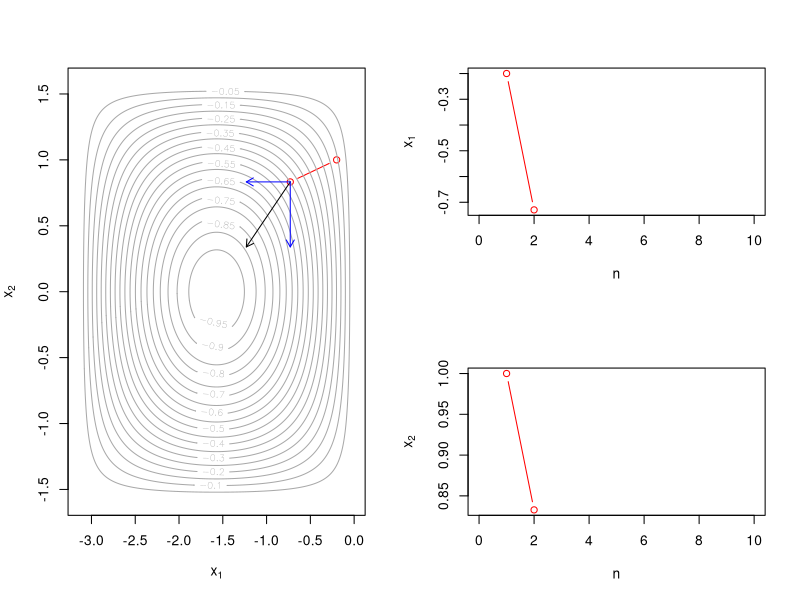

Here is the R script that generated this plot:
# -------------------------------------------------------------------------------------------------#
# Skript zur Darstellung des Gradientenverfahrens  ------------------------------------------------#  
# Am Beispiel des Verfahrens des steilsten Abstiegs -----------------------------------------------#
# Author: Michael Lebacher (michael.lebacher@gmx.de) ----------------------------------------------#
# -------------------------------------------------------------------------------------------------#


# Globale Parameter  ------------------------------------------------------------------------------# 

# Grenzen der Funktion für die wir uns interessieren
x1lim = c(-pi,0) # Entlang der X1-Achse
x2lim = c(-0.5*pi,0.5*pi) # Entlang der X2-Achse

# Starwerte
x0 = c(-0.2,1)

# Schrittweite
gamma = 1

# Maximale Anzahl Schritte
max_steps = 30

# Definition von Funktionen  -----------------------------------------------------------------------#  

# Definition der Funktion die minimiert werden soll
fun = function(x1,x2){
  #' Definition der zu minimierenden Funktion
  #' Input: x1, x2 beide floats als Argumente der Funktion
  #' Output: 1d float der den Funktionswert angibt
  
  return(sin(x1)*cos(x2))
}

# Definition des Gradienten der Funktion
gradient = function(x1,x2){
  #' Gibt die partiellen Ableitungen der Funktion an 
  #' Input: x1, x2 beide floats als Argumente der Funktion
  #' Output: Vektor der partiellen Ableitungen

  dell_f_dell_x1=cos(x1)*cos(x2) # partielle Ableitung nach x1
  dell_f_dell_x2=-sin(x1)*sin(x2) # partielle Ableitung nach x2
  
  return(c(dell_f_dell_x1,dell_f_dell_x2))
}


gradient_descent=function(x0, # Startwert
                          gradient, # Funktion die den Gradienten definiert
                          fun, # Zu minimierende Funktion
                          x1lim, # Bereich entlang der x1-Achse der uns interesisert
                          x2lim, # Bereich entlang der x2-Achse der uns interesisert
                          gamma, # Schrittweite/Lernrate
                          max_steps=20, # Maximale Anzahl Schritte
                          iter_global=50, # Maximale Anzahl Schritte die auf den Plots gezeigt werden
                          plot_vec=FALSE, # Soll der nächste Schrittvektor angezeit werden? 
                          individual_vec=FALSE, # Sollen die Schritte Richtung x1 und x2 gezegt werden? 
                          opt_step=FALSE, # Soll die Schrittweite optimiert werden 
                          crit=0 # Konvergenzkriterium. 
                          ){
  
  # Speichert die Iteratinsschritte
  memory=c() 
  # Speichert den Funktionswert über die Iterationsschritte
  outcome=c()
  
  # Schleife über max_steps
  for (i in 1:max_steps){
    # Speichere die aktuelel Iteration
    memory = cbind(memory, x0)
    # Optimierung der Schrittweite
    if (opt_step==TRUE){
      gamma_=0.01
      mark=TRUE
      history = c()
      history_g = c()
      while (mark==TRUE){
        c = x0-gamma_*gradient(x0[1],x0[2])
        mark = fun(x0[1],x0[2]) - fun(c[1],c[2])>0
        history = c(history, fun(x0[1],x0[2]) - fun(c[1],c[2]))
        history_g = c(history_g,gamma_)
        gamma_ = gamma_*1.0001
      }
      gamma = history_g[history==max(history)]
    }
    
    # Anwendung der Iterationsvorschrift
    x0 = x0 - gamma*gradient(x0[1],x0[2])
    
    # Speichen des aktuellen Funktionswerts
    outcome = c(outcome,fun(x0[1],(x0[2])))
    
    # Falls der kritische Wert unterschritten ist, erfolgt Konvergenz
    if (crit>0){
      if (dim(memory)[2]>1){
      if(
        c(memory[,dim(memory)[2]]-memory[,dim(memory)[2]-1])%*%
        c(memory[,dim(memory)[2]]-memory[,dim(memory)[2]-1])<crit
      ){
        break
      }
    }
    }
  }
  
  # Definition eines Gitters für die Visualisierung
  x <- seq(from=x1lim[1],to=x1lim[2],by=0.01) # entlang der x1-Achse
  y <- seq(from=x2lim[1],to=x2lim[2],by=0.01) # entlang der x2-Achse
  z <- outer(x,y,fun) # entlang der Funktionswerte
   
  layout(matrix(c(1,2,1,3), 2, 2, byrow = TRUE))
  
  # Visualisierung der Konturplots
  plot(memory[1,],
       memory[2,],
       type='b',
       ylim=x2lim,
       xlim=x1lim,
       xlab=expression(x[1]),
       ylab = expression(x[2]),
       col='red'
       )
  
  contour(x, y, z,col = 'darkgray',nlevels=25,add=T)
  
  # Darstellung der Vektoren
  if (plot_vec==TRUE){
    
    x_0 = memory[1,dim(memory)[2]]
    y_0 = memory[2,dim(memory)[2]] 
    arrows(x0=x_0,
           y0=y_0,
           x1 =x_0-gamma*gradient(x_0,y_0)[1],
           y1 =y_0-gamma*gradient(x_0,y_0)[2],
           col=1,
           length=0.08
           )
  }
  
  if (individual_vec==TRUE){
    
    x_0 = memory[1,dim(memory)[2]]
    y_0 = memory[2,dim(memory)[2]] 
    arrows(x0=x_0,
           y0=y_0,
           x1=x_0-gamma*gradient(x_0,y_0)[1],
           y1=y_0,
           col="blue",
           length=0.08
           )
    
    arrows(x0=x_0,
           y0=y_0,
           x1=x_0,
           y1=y_0-gamma*gradient(x_0,y_0)[2],
           col="blue",
           length=0.08
           )
    
  }
  
  # Darstellung der Verläufe entlang der x1- und x2-Achse
  plot(memory[1,],
       type='b',
       ylim=c(min(memory[1,]),max(memory[1,])),
       xlim=c(0,iter_global),
       xlab=expression(n),
       ylab=expression('x'[1]),
       col='red'
       )
  
  plot(memory[2,],
       type='b',
       ylim=c(min(memory[2,]),max(memory[2,])),
       xlim=c(0,iter_global),
       xlab=expression(n),
       ylab=expression('x'[2]),
       col='red'
       )
  
  # Rückgabe der Iterationsschritte
  return(memory)
}

# Auswertung der Funktion  --------------------------------------------------------------------------#  

m=gradient_descent(x0=x0,
                   gradient=gradient,
                   fun=fun,
                   x1lim=x1lim,
                   x2lim=x2lim,
                   gamma=gamma,
                   max_steps=2,
                   iter_global=10,
                   crit=0.01,
                   plot_vec=TRUE,
                   individual_vec=TRUE
                   )